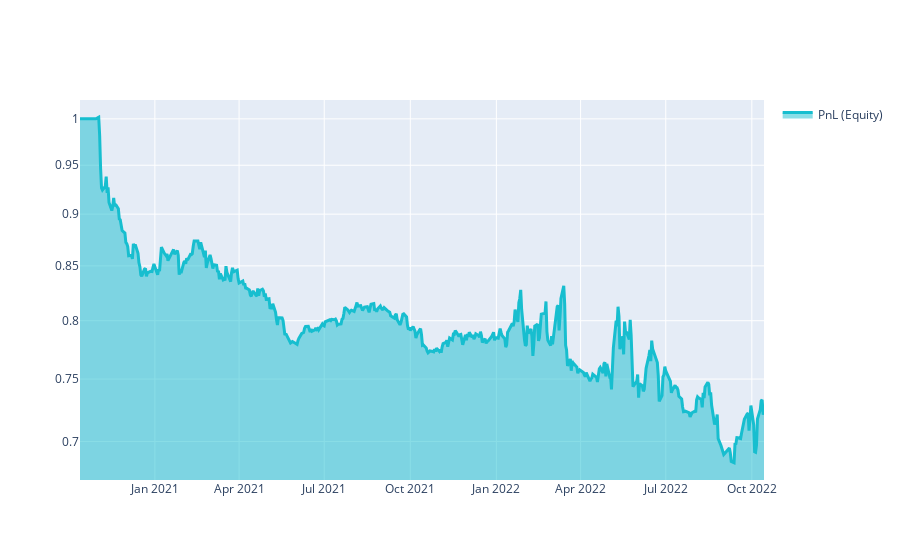

The code cell stored with this chart in its notebook:
### Markdown cell above
# Q18 Quick Start

This template shows you the basic steps for taking part to the **Q18 NASDAQ-100 Stock Long-Short contest**.

### Code cell
import xarray as xr

import qnt.ta as qnta
import qnt.data as qndata
import qnt.output as qnout
import qnt.stats as qns

data = qndata.stocks.load_ndx_data(min_date="2020-10-13")

close     = data.sel(field="close")
is_liquid = data.sel(field="is_liquid")
sma_slow  = qnta.sma(close, 50)
sma_fast  = qnta.sma(close, 10)
weights   = xr.where(sma_slow < sma_fast, 1, -1)
weights   = weights * is_liquid

weights = qnout.clean(weights, data, "stocks_nasdaq100")

# calc stats
stats = qns.calc_stat(data, weights.sel(time=slice("2020-10-13", None)))
display(stats.to_pandas().tail())

# graph
performance = stats.to_pandas()["equity"]
import qnt.graph as qngraph

qngraph.make_plot_filled(performance.index, performance, name="PnL (Equity)", type="log")

### Figure 1 — Plotly figure (JSON) as saved in the notebook; plotly's stock layout.template omitted (floating-point values rounded to 4 significant figures; data arrays with more than 128 entries replaced by an {"elided": "..."} marker saying what was removed)
{"data": [{"fill": "tonexty", "line": {"color": "#17BECF", "width": 3}, "name": "PnL (Equity)", "type": "scatter", "x": {"elided": "506 str values"}, "y": {"elided": "506 float values"}}], "layout": {"showlegend": true, "yaxis": {"range": [-0.1734, 0.009057], "type": "log"}}}
